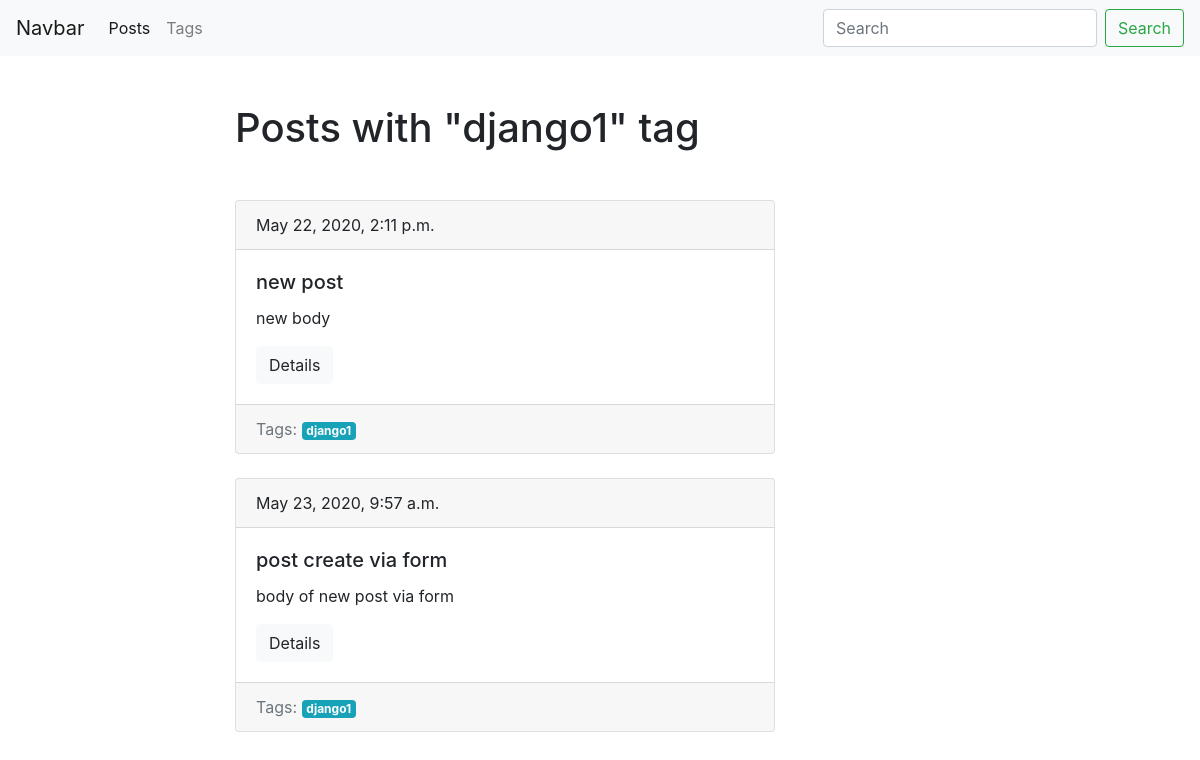
Screenshot of /blog/tag/django1 with the database file from the repository.
### blog/models.py (models this page shows, shortened)
class Tag(models.Model):
    title = models.CharField(max_length=150)
    slug = models.SlugField(max_length=150, unique=True)
    def get_absolute_url(self):
        return reverse("tag_detail_url", kwargs={"slug": self.slug})

class Post(models.Model):
    title = models.CharField(max_length=150, db_index=True)
    slug = models.SlugField(max_length=150, unique=True, blank=True)
    body = models.TextField(blank=True, db_index=True)
    date_pub = models.DateTimeField(auto_now_add=True)
    tags = models.ManyToManyField('Tag', blank=True, related_name='posts')
    def get_absolute_url(self):
        return reverse("post_detail_url", kwargs={"slug": self.slug})

### blog/views.py (the view)
# urls.py: path('tag/<str:slug>', TagDetail.as_view(), name='tag_detail_url'),
class TagDetail(DetailObjectMixin, View):
    model = Tag
    template = 'blog/tag_detail.html'

### blog/utils.py (called while the page is built)
    def get(self, request, slug):   #post_detail renamed
        obj = get_object_or_404(self.model, slug__iexact=slug)
        context = {
            self.model.__name__.lower(): obj
        }
        return render(request, self.template, context)

### blog/templates/blog/tag_detail.html (shortened to what this page needs)
{% extends 'blog/base_blog.html' %}
{% block content %}
    <h1 class="mt-5 mb-5">
    Posts with "{{ tag.title }}" tag
    </h1>
    {% for post in tag.posts.all %}
        {% include 'blog/includes/post_card_template.html' %}
    {% endfor %}
{% endblock content %}

### blog/templates/blog/includes/post_card_template.html
        <div class="card mb-4">
            <div class="card-header">
                {{ post.date_pub }}
            </div>
            <div class="card-body">
                <h5 class="card-title">{{ post.title }}</h5>
                <p class="card-text">{{ post.body|truncatewords:15}}</p>
                <a href="{{ post.get_absolute_url }}" class="btn btn-light">Details</a>
            </div>
            <div class="card-footer text-muted">
                Tags:
                {% for tag in post.tags.all %}
                    <a href="{{ tag.get_absolute_url }}">
                    <span class="badge badge-info">{{ tag.title }}</span>
                    </a>
                {% endfor %}
            </div>
        </div>

### rows the page displays
Tag: title "django1"
Post: date_pub "May 22, 2020, 2:11 p.m.", title "new post", body "new body"
Post: date_pub "May 23, 2020, 9:57 a.m.", title "post create via form", body "body of new post via form"
